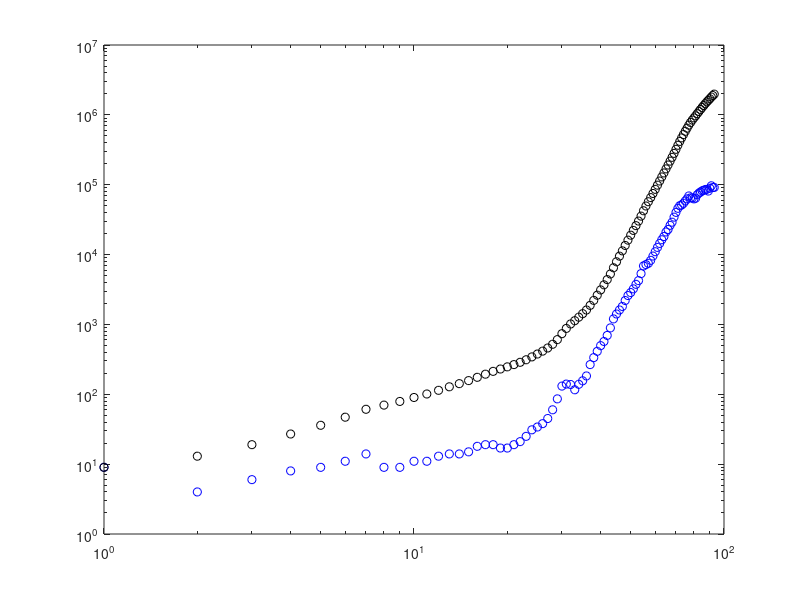

This figure's MATLAB source: (Note: this script raises an error after producing the figure.)
%% IBM data - Growth Analysis

clear;
close all;
clc;

%% Data extraction from .dat file
data = load('growth_ibm.dat');

global revenue;
global human_resourse;
global year;

revenue = data(:,1);        % Company Revenue
human_resourse = data(:,2); % Number of Employee (Human Resourse)
year = data(:,3);           % Year

%% PART1

% Lower Curve (Year-Revenue)
loglog(year,revenue,'o','color','b');   
hold on;
% Upper Curve (Year-Cummulative Revenue)
cumulutive = cumsum(revenue);
loglog(year,cumulutive,'o','color','k'); 
hold on;

% Variable Declaration
T = length(year);
dt = 0.01;
n = T/dt;
revenue_fit = zeros(1,n);   % Logistic best fit for lower
cumrevenue_fit = zeros(1,n);% Logistic best fit for upper
time = zeros(1,n);
time(1) = 1;

% Information from Paper
lambda_R = 0.145;
eta_R = 0.00001;
eta_C = 0.0000004;
disp('Initial Valur for Revenue fit curve ');
revenue_fit(1) = initial_value(lambda_R,eta_R,revenue,year,length(revenue));
disp('Initial Valur for Cumulative Revenue fit curve ');
cumrevenue_fit(1) = initial_value(lambda_R,eta_C,cumulutive,year,length(cumulutive));
for t=1:n-1
    revenue_fit(t+1) = revenue_fit(t) + (lambda_R*revenue_fit(t)*(1-eta_R*revenue_fit(t))*dt);
    cumrevenue_fit(t+1) = cumrevenue_fit(t) + (lambda_R*cumrevenue_fit(t)*(1-eta_C*cumrevenue_fit(t))*dt);
    time(t+1) = time(t)+dt;
end

% Plot of Revenue & cummulutive revenue versus time on log--log scale
loglog(time,revenue_fit,'color','b');
hold on;
loglog(time,cumrevenue_fit,'color','k');
title('Revenue & Cumulutive Revenue Vs Time in log-log scale');
xlabel('Time');
ylabel('Momney in Million $');
legend('Revenue','Cumulative Revenue');
figure;

loglog(year,human_resourse,'o','color','k');
hold on;

% Variable Declaration
hr_fit = zeros(1,n);

% Information from paper
lambda_H = 0.09;
alpha = 1;
eta_H = 0.000002;
disp('Initial Valur for Human Resourse fit curve ');
hr_fit(1) = initial_value(lambda_H,eta_H,human_resourse,year,10);

for t=1:n-1
    hr_fit(t+1) = hr_fit(t)+lambda_H*hr_fit(t)*(1-eta_H*hr_fit(t))*dt;
    time(t+1) = time(t)+dt;
end

loglog(time,hr_fit,'color','k');
title('Human Resourse Vs Time In log-log Scale');
xlabel('Time');
ylabel('Numbe rof Employees');
legend('Human Resource');
figure;

%% PART2 - Non-linearlity effact (exponential growth stops) - lambda slop

plot(time,log(revenue_fit),'color','b');
hold on;
plot(time,lambda_R*time + log(revenue_fit(1)),'--','color','r');
title('Revenue Vs Time');
xlabel('Time');
ylabel('Revenue in log scale');
hold on;
plot(time,log(cumrevenue_fit),'color','k');
hold on;
plot(time,lambda_R*time + log(cumrevenue_fit(1)),'--','color','r');
legend('Revenue','Cumulative Revenue');
figure;

plot(time,log(hr_fit),'color','k');
hold on;
plot(time,lambda_H*time + log(hr_fit(1)),'--','color','r');
title('Human Resourse Vs Time ');
xlabel('Time');
ylabel('Human Resourse in log scale');
legend('Human Resource');
figure;

%% PART 3 - dx/dt versus x (Phase Portrait)
x = [0:0.1:100000];
y = lambda_R.*x.*(1-eta_R.*x);
plot(x,y,'color','b');
title('Derivative of Revenue Vs Revenue (Downward Parabola)');
xlabel('Revenue');
ylabel('Derivatie of Revenue');
legend('Derivative of Revenue');
figure;

x = [1000:0.2:1000000];
y = lambda_H.*x.*(1-eta_H.*x);
plot(x,y,'color','k');
title('Derivative of Human Resource Vs Human Resource (Downward Parabola)');
xlabel('Resource');
ylabel('Derivatie of Human Resource');
legend('derivative of Human Resource');
figure;

%% PART 4 - Carrying Capacity & Net Annual Earning

pre = revenue_fit(length(revenue_fit)-1);
curr = revenue_fit(length(revenue_fit));
while curr-pre>0.0000001
    pre = curr;
    curr = pre + dt*(lambda_R*pre*(1-(eta_R*pre)));
end
disp(strcat('Carrying Capacity of Revenue is ',num2str(curr)));
disp('(with Accuracy of 0.0000001)');


pre = hr_fit(length(hr_fit)-1);
curr = hr_fit(length(hr_fit));
while curr-pre>0.00000001
    pre = curr;
    curr = pre + dt*(lambda_R*pre*(1-(eta_R*pre)));
end
disp(strcat('Carrying Capacity of Human Resourse is ',num2str(curr)));
disp('(with Accuracy of 0.00000001)');

data = load('prof_ibm.dat');

year = data(:,1);
profit = data(:,2);
plot(year,profit,'color','k');
title('Net Annual Earning Vs TIme');
xlabel('Time');
ylabel('Profit');
legend('Money');
